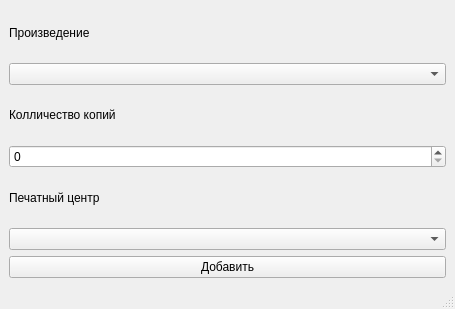
<?xml version="1.0" encoding="UTF-8"?>
<ui version="4.0">
 <class>BatchesView</class>
 <widget class="QMainWindow" name="BatchesView">
  <property name="geometry">
   <rect>
    <x>0</x>
    <y>0</y>
    <width>455</width>
    <height>309</height>
   </rect>
  </property>
  <property name="windowTitle">
   <string>MainWindow</string>
  </property>
  <widget class="QWidget" name="centralwidget">
   <layout class="QVBoxLayout" name="verticalLayout_2">
    <item>
     <layout class="QVBoxLayout" name="verticalLayout">
      <item>
       <widget class="QLabel" name="label_2">
        <property name="text">
         <string>Произведение</string>
        </property>
       </widget>
      </item>
      <item>
       <widget class="QComboBox" name="work_box"/>
      </item>
      <item>
       <widget class="QLabel" name="label">
        <property name="text">
         <string>Колличество копий</string>
        </property>
       </widget>
      </item>
      <item>
       <widget class="QSpinBox" name="count_spin"/>
      </item>
      <item>
       <widget class="QLabel" name="label_3">
        <property name="text">
         <string>Печатный центр</string>
        </property>
       </widget>
      </item>
      <item>
       <widget class="QComboBox" name="print_box"/>
      </item>
      <item>
       <widget class="QPushButton" name="add_batch">
        <property name="text">
         <string>Добавить</string>
        </property>
       </widget>
      </item>
     </layout>
    </item>
   </layout>
  </widget>
  <widget class="QMenuBar" name="menubar">
   <property name="geometry">
    <rect>
     <x>0</x>
     <y>0</y>
     <width>455</width>
     <height>25</height>
    </rect>
   </property>
  </widget>
  <widget class="QStatusBar" name="statusbar"/>
 </widget>
 <resources/>
 <connections/>
</ui>
